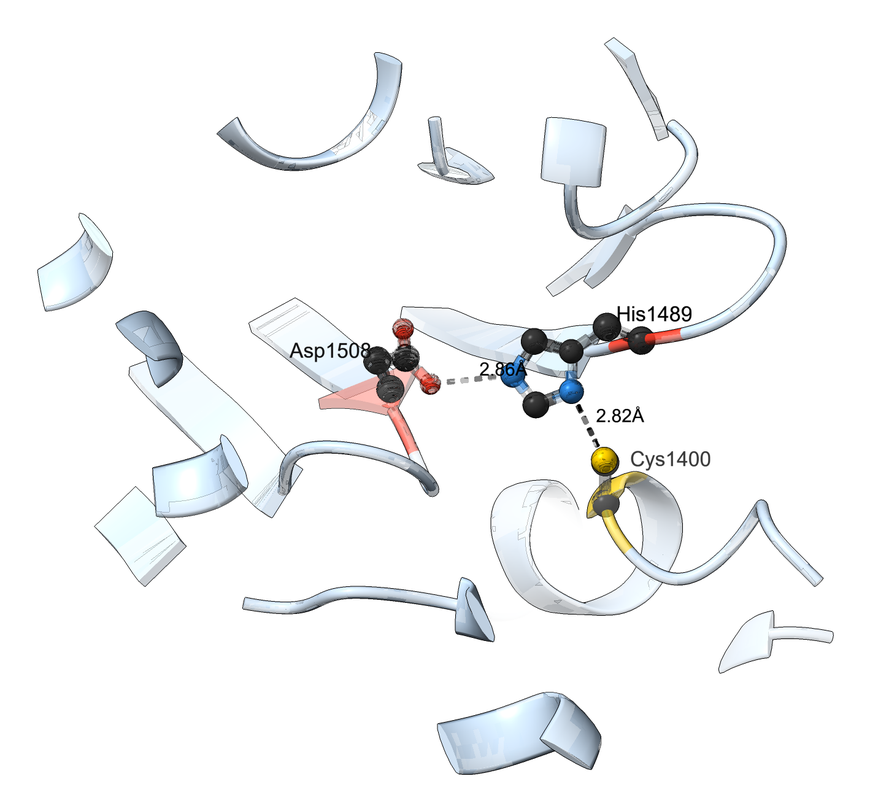
#> input picture render/Figure4A_triada_3D.png, 870 x 811 px, shrunk from 1418 x 1321 before the run, found by its file name
$ python 07d_figura4_compuesta.py
#> lines starting #> are read from the running program, lines starting #| are printed output that depends on the picture
"""Figure4.svg: A) triada C58 (render ChimeraX); B) mapa de calor por categorias (Tabla 4)."""
import matplotlib; matplotlib.use('Agg')
import matplotlib.pyplot as plt
from matplotlib.patches import Rectangle, Patch
from PIL import Image
import numpy as np
from matplotlib.colors import LinearSegmentedColormap
SOFT=plt.colormaps['YlOrRd']
plt.rcParams['svg.fonttype']='none'; plt.rcParams['font.family']=['Arial','Helvetica','Liberation Sans','DejaVu Sans']
CAT={'req':('Fit requerido','#0072B2'),'con':('Fit contribuye','#56B4E9'),'nor':('Fit no requerido','#E69F00'),
     'alt':('Mortalidad alta (sin mutante)','#009E73'),'sd':('Sin datos','#F0F0F0')}
cols=['G. mellonella\n(inyección)','S. littoralis\n(oral)','D. melanogaster\n(oral)','T. solanivora\n(vía n. i.)']
rows=[('P. protegens/P. chlororaphis\n(17 cepas Fit⁺)',['req','sd','sd','sd']),
      ('P. protegens CHA0,\nP. chlororaphis PCL1391',['sd','con','sd','sd']),
      ('P. protegens Pf-5',['sd','sd','nor','sd']),
      ('P. chlororaphis PCL1606',['con','sd','sd','sd']),
      ('P. protegens CHA0 y 59C',['sd','sd','sd','alt']),
      ('Xenorhabdus spp. (C80)',['sd','sd','sd','sd'])]
W,H=7.6,4.0
fig=plt.figure(figsize=(W,H))
axA=fig.add_axes([0.0,0.10,0.35,0.80]); axA.axis('off')
axA.imshow(np.asarray(Image.open('render/Figure4A_triada_3D.png')),interpolation='none')
fig.text(0.005,0.975,'A',fontsize=12,fontweight='bold',va='top')
fig.text(0.38,0.975,'B',fontsize=12,fontweight='bold',va='top')
fig.text(0.175,0.07,'Tríada catalítica de C58 (distancias en Å)',fontsize=8,ha='center',va='top')
axB=fig.add_axes([0.60,0.30,0.395,0.47]); n=len(rows); m=len(cols)
TXT={'req':'Requerido','con':'Contribuye','nor':'No requerido','alt':'>75 %','sd':''}
# reordenar columnas: Lepidoptera (G.m., S.l., T.s.) | Diptera (D.m.)
order=[0,1,3,2]; cols=[cols[k] for k in order]; rows=[(l,[v[k] for k in order]) for l,v in rows]
cols=['G. mellonella\nInyección','S. littoralis\nOral','T. solanivora\nNo indicada','D. melanogaster\nOral']
# quitar fila sin ningun dato (Xenorhabdus) y declararla en la leyenda de la figura
rows=[r for r in rows if any(v!='sd' for v in r[1])]; n=len(rows)
import matplotlib.cm as cm
from matplotlib.colors import Normalize
cmap=SOFT; nm=Normalize(0,2); SC={'nor':0,'con':1,'req':2}
for i,(lab,vals) in enumerate(rows):
    for j,v in enumerate(vals):
        y=n-1-i
        if v=='sd':
            axB.add_patch(Rectangle((j,y),0.94,0.9,facecolor='#F2F2F2',edgecolor='white',lw=0.8)); continue
        if v=='alt':
            axB.add_patch(Rectangle((j,y),0.94,0.9,facecolor='white',edgecolor='#555555',lw=0.8,hatch='////')); continue
        c=cmap(nm(SC[v])); axB.add_patch(Rectangle((j,y),0.94,0.9,facecolor=c,edgecolor='white',lw=0.8))
    axB.text(-0.08,n-1-i+0.45,lab,fontsize=8,ha='right',va='center')
cax=fig.add_axes([0.60,0.085,0.28,0.02]); import numpy as np
cax.imshow(np.linspace(0,2,256)[None,:],aspect='auto',cmap=cmap,extent=[0,2,0,1]); cax.set_yticks([]); cax.set_xticks([0,1,2]); cax.set_xticklabels(['0 No requerido','1 Contribuye','2 Requerido'],fontsize=7); cax.tick_params(length=2,pad=1)
for s_ in cax.spines.values(): s_.set_visible(False)
fig.text(0.60,0.125,'Contribución de Fit a la virulencia',fontsize=7.5)
axB.set_xlim(0,m); axB.set_ylim(0,n)
axB.set_xticks([j+0.47 for j in range(m)]); axB.set_xticklabels(cols,fontsize=7.5,ha='center')
axB.xaxis.tick_top(); axB.set_yticks([]); axB.tick_params(length=0,pad=3)
for s_ in axB.spines.values(): s_.set_visible(False)
# cabeceras de orden
axB.annotate('',xy=(0,n+0.95),xytext=(2.94,n+0.95),xycoords='data',arrowprops=dict(arrowstyle='-',lw=0.8),annotation_clip=False)
axB.annotate('',xy=(3,n+0.95),xytext=(3.94,n+0.95),xycoords='data',arrowprops=dict(arrowstyle='-',lw=0.8),annotation_clip=False)
axB.text(1.47,n+1.05,'Lepidoptera',ha='center',fontsize=8,fontweight='bold',clip_on=False)
axB.text(3.47,n+1.05,'Diptera',ha='center',fontsize=8,fontweight='bold',clip_on=False)
fig.text(0.60,0.255,'Gris: sin ensayo publicado.\nRayado: mortalidad alta sin mutante (no puntuable).\nXenorhabdus (C80): sin ensayos, no se muestra.',fontsize=6.5,color='#555555',va='top')
fig.savefig('Figures_Vector/Figure4.svg',format='svg'); fig.savefig('/tmp/fig4_prev.png',dpi=130); print('ok')
#> after `fig.savefig('Figures_Vector/Figure4.svg', format='svg')`:
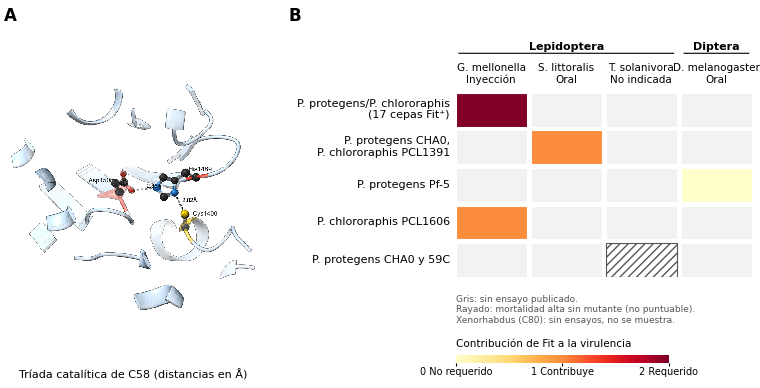
#> figure drawn by matplotlib, 3 panels
